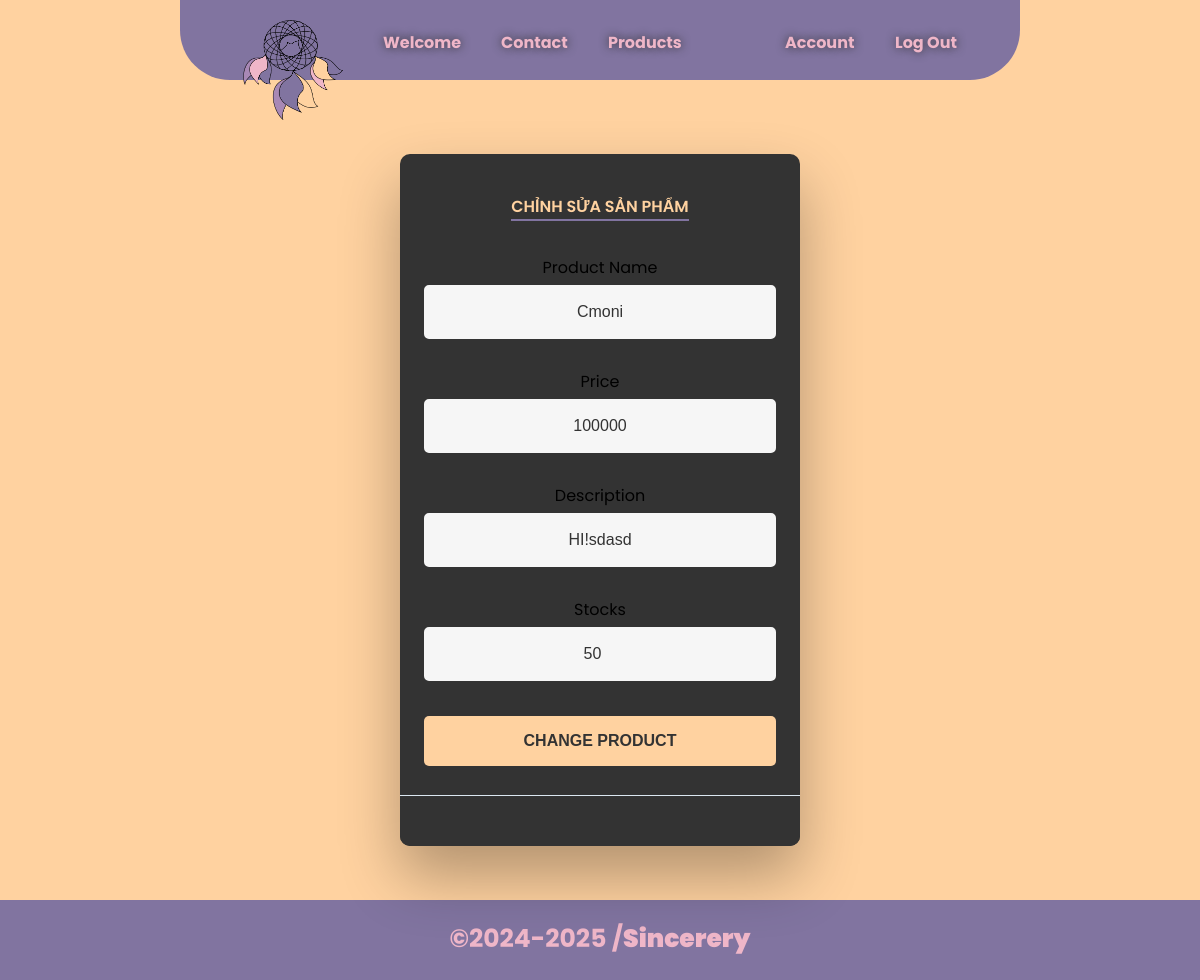
The page /Products update.php?id=6 (signed in) on the database its author committed.
### tables this page shows
CREATE TABLE `products` (
  `ID` int(3) NOT NULL,
  `Creators` int(255) NOT NULL,
  `Name` varchar(255) NOT NULL,
  `Description` varchar(2000) NOT NULL,
  `Categories` varchar(255) NOT NULL,
  `Price` int(11) NOT NULL,
  `Stocks` int(11) NOT NULL,
  `Picture` varchar(255) NOT NULL,
  `Visibility` tinyint(1) NOT NULL,
  `Created_at` timestamp NOT NULL DEFAULT current_timestamp() ON UPDATE current_timestamp()
);

### Products update.php (the view, shortened to what this page needs)
<?php
require('./includes/Header.php');
$product = '';
$price = '';
$description = '';
$stocks = '';
if (isset($_GET['id'])) {
  $id = intval($_GET['id']);
  $stmt = $conn->prepare("SELECT name, price, description, stocks FROM Products WHERE id = ?");
  $stmt->bind_param("i", $id);
  $stmt->execute();
  $stmt->bind_result($product, $price, $description, $stocks);
}
?>
<head>
  <link rel="stylesheet" href="style/Login&Register.css" />
  <link rel="stylesheet" href="style/FPstyle.css" />
</head>
<body>
  <div class="wrapper" style="margin-top: 100px;">
    <div id="form-content" class="fade-in second">
      <a href="./register.php">
        <h2 class="active">Chỉnh Sửa Sản Phẩm</h2>
      </a>
      <form action="" method="POST">
        <label style="padding:5px;border-radius:4px" class="fade-in second">Product Name</label><br>
        <input type="text" class="fade-in second" name="Product" placeholder="Product Name"
          value="<?php echo htmlspecialchars($product); ?>" />
        <br><br>
        <label style="padding:5px;border-radius:4px;" class="fade-in second">Price</label><br>
        <input type="text" class="fade-in third" name="price" placeholder="Price"
          value="<?php echo htmlspecialchars($price); ?>" />
        <br><br>
        <label style="padding:5px;border-radius:4px;" class="fade-in second">Description</label><br>
        <input type="text" class="fade-in fourth" name="Description" placeholder="Description" value="<?php echo htmlspecialchars($description); ?>"/>
        <br><br>
        <label style="padding:5px;border-radius:4px;" class="fade-in second">Stocks</label><br>
        <input type="number" class="fade-in fourth" name="Stocks" placeholder="Stocks"
          value="<?php echo htmlspecialchars($stocks); ?>" min="0" />
        <br><br>
        <input type="submit" class="fade-in five" value="Change Product" />
      </form>
      <div id="form-footer">
      </div>
    </div>
  </div>
</body>
<?php require('./includes/Footer.php') ?>

### style/FPstyle.css (style rules this page uses)
:root { --primary-color: #8174a0; --Secondary-color: #a888b5; --Third-color: #efb6c8; --Fourth-color: #ffd2a0; --Text-color: ; --Invis: rgba(255, 255, 255, 0); }
* { padding: 0; margin: 0; box-sizing: border-box; }
body { font-family: "Poppins", sans-serif; height: 100vh; background-image: linear-gradient(80deg,var(--Secondary-color) 15%, var(--Fourth-color) 80%, var(--Third-color) 5%); overflow: visible; -webkit-user-select: none; -khtml-user-select: none; -moz-user-select: none; -ms-user-select: none; -o-user-select: none; user-select: none; }

### style/Login&Register.css (style rules this page uses)
* { box-sizing: border-box; }
:root { --primary-color: #8174A0; --Secondary-color: #A888B5; --Third-color: #EFB6C8 ; --Fourth-color: #FFD2A0; --Invis: rgba(255, 255, 255, 0); }
html { background-color: var(--Fourth-color); }
body { background-color: var(--Fourth-color); font-family: "Poppins", sans-serif; height: 100vh; }
a { color: var(--Third-color); display: inline-block; text-decoration: none; font-weight: 400; }
h2 { text-align: center; font-size: 1rem; font-weight: 600; text-transform: uppercase; display: inline-block; margin: 40px 8px 10px 8px; color: var(--secondary-color); }
.wrapper { display: flex; align-items: center; flex-direction: column; justify-content: center; width: 100%; min-height: 100%; padding: 20px; background-color: var(--Fourth-color); }
#form-content { border-radius: 10px 10px 10px 10px; background: #333333; width: 90%; max-width: 400px; position: relative; padding: 0px; box-shadow: 0 30px 60px 0 rgba(0, 0, 0, 0.3); text-align: center; }
#form-footer { background-color: #333333; border-top: 1px solid #dce8f1; padding: 25px; text-align: center; border-radius: 0 0 10px 10px; }
h2.active { color: var(--Fourth-color); border-bottom: 2px solid var(--primary-color); }
form { padding: 1.5rem; }
input[type=button], input[type=submit], input[type=reset] { background-color: var(--Fourth-color); border: none; color: #333333; font-weight: bold; padding: 1rem 4rem; text-align: center; width: 100%; text-decoration: none; text-transform: uppercase; font-size: 1rem; box-shadow: 0 10px 30px 0 var(--main-color); border-radius: 5px 5px 5px 5px; margin: 5px auto; transition: all 0.1s ease-in-out; cursor: pointer; }
input[type=text], input[type=email], input[type=number], input[type=password] { background-color: #f6f6f6; border: none; color: #333333; padding: 1rem 1.5rem; text-align: center; text-decoration: none; display: inline-block; font-size: 1rem; margin: 5px auto; width: 100%; border: 2px solid #f6f6f6; transition: all 0.5s ease-in-out; border-radius: 5px 5px 5px 5px; }
input[type=text]:placeholder { color: #000000; }
.fade-in { opacity: 0; animation: fadeIn ease-in 1; animation-fill-mode: forwards; animation-duration: 1s; }
.fade-in.second { animation-delay: 0.6s; }
.fade-in.third { animation-delay: 0.8s; }
.fade-in.fourth { animation-delay: 1s; }
.fade-in.five { animation-delay: 1.2s; }

### rows shown on the page
products: Product "Cmoni", price "100000", Description "HI!sdasd", Stocks "50"

### other values the page prints
$error["username2"] "Account"
$error["Status"] "Log Out"
